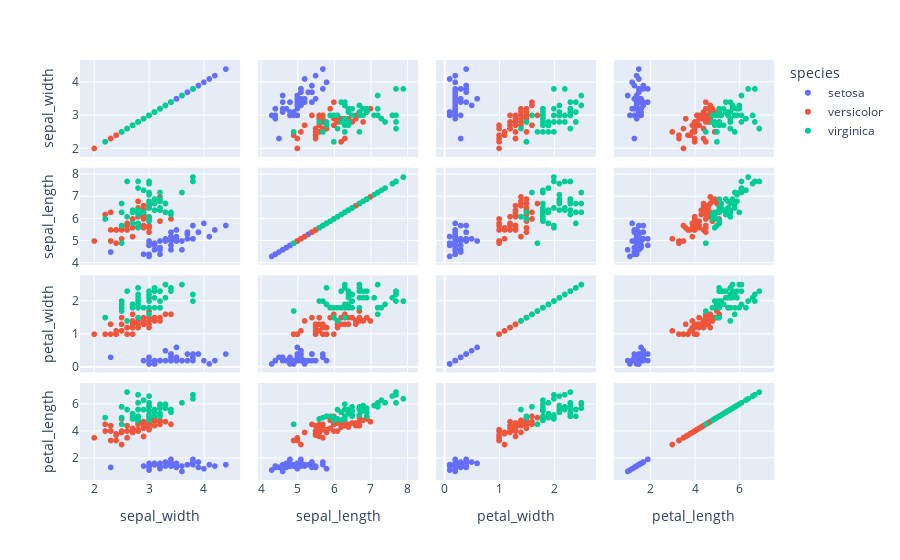

Notebook source saved alongside this figure:
### Code cell
df = px.data.iris()
fig = px.scatter_matrix(df,dimensions=['sepal_width','sepal_length','petal_width','petal_length'],
                        color='species',hover_name="species")
fig.show()

### Figure 1 — Plotly figure (JSON) as saved in the notebook; plotly's stock layout.template omitted (floating-point values rounded to 4 significant figures)
{"data": [{"dimensions": [{"axis": {"matches": true}, "label": "sepal_width", "values": [3.5, 3, 3.2, 3.1, 3.6, 3.9, 3.4, 3.4, 2.9, 3.1, 3.7, 3.4, 3, 3, 4, 4.4, 3.9, 3.5, 3.8, 3.8, 3.4, 3.7, 3.6, 3.3, 3.4, 3, 3.4, 3.5, 3.4, 3.2, 3.1, 3.4, 4.1, 4.2, 3.1, 3.2, 3.5, 3.1, 3, 3.4, 3.5, 2.3, 3.2, 3.5, 3.8, 3, 3.8, 3.2, 3.7, 3.3]}, {"axis": {"matches": true}, "label": "sepal_length", "values": [5.1, 4.9, 4.7, 4.6, 5, 5.4, 4.6, 5, 4.4, 4.9, 5.4, 4.8, 4.8, 4.3, 5.8, 5.7, 5.4, 5.1, 5.7, 5.1, 5.4, 5.1, 4.6, 5.1, 4.8, 5, 5, 5.2, 5.2, 4.7, 4.8, 5.4, 5.2, 5.5, 4.9, 5, 5.5, 4.9, 4.4, 5.1, 5, 4.5, 4.4, 5, 5.1, 4.8, 5.1, 4.6, 5.3, 5]}, {"axis": {"matches": true}, "label": "petal_width", "values": [0.2, 0.2, 0.2, 0.2, 0.2, 0.4, 0.3, 0.2, 0.2, 0.1, 0.2, 0.2, 0.1, 0.1, 0.2, 0.4, 0.4, 0.3, 0.3, 0.3, 0.2, 0.4, 0.2, 0.5, 0.2, 0.2, 0.4, 0.2, 0.2, 0.2, 0.2, 0.4, 0.1, 0.2, 0.1, 0.2, 0.2, 0.1, 0.2, 0.2, 0.3, 0.3, 0.2, 0.6, 0.4, 0.3, 0.2, 0.2, 0.2, 0.2]}, {"axis": {"matches": true}, "label": "petal_length", "values": [1.4, 1.4, 1.3, 1.5, 1.4, 1.7, 1.4, 1.5, 1.4, 1.5, 1.5, 1.6, 1.4, 1.1, 1.2, 1.5, 1.3, 1.4, 1.7, 1.5, 1.7, 1.5, 1, 1.7, 1.9, 1.6, 1.6, 1.5, 1.4, 1.6, 1.6, 1.5, 1.5, 1.4, 1.5, 1.2, 1.3, 1.5, 1.3, 1.5, 1.3, 1.3, 1.3, 1.6, 1.9, 1.4, 1.6, 1.4, 1.5, 1.4]}], "hovertemplate": "<b>%{hovertext}</b><br><br>species=setosa<br>%{xaxis.title.text}=%{x}<br>%{yaxis.title.text}=%{y}<extra></extra>", "hovertext": ["setosa", "setosa", "setosa", "setosa", "setosa", "setosa", "setosa", "setosa", "setosa", "setosa", "setosa", "setosa", "setosa", "setosa", "setosa", "setosa", "setosa", "setosa", "setosa", "setosa", "setosa", "setosa", "setosa", "setosa", "setosa", "setosa", "setosa", "setosa", "setosa", "setosa", "setosa", "setosa", "setosa", "setosa", "setosa", "setosa", "setosa", "setosa", "setosa", "setosa", "setosa", "setosa", "setosa", "setosa", "setosa", "setosa", "setosa", "setosa", "setosa", "setosa"], "legendgroup": "setosa", "marker": {"color": "#636efa", "symbol": "circle"}, "name": "setosa", "showlegend": true, "type": "splom"}, {"dimensions": [{"axis": {"matches": true}, "label": "sepal_width", "values": [3.2, 3.2, 3.1, 2.3, 2.8, 2.8, 3.3, 2.4, 2.9, 2.7, 2, 3, 2.2, 2.9, 2.9, 3.1, 3, 2.7, 2.2, 2.5, 3.2, 2.8, 2.5, 2.8, 2.9, 3, 2.8, 3, 2.9, 2.6, 2.4, 2.4, 2.7, 2.7, 3, 3.4, 3.1, 2.3, 3, 2.5, 2.6, 3, 2.6, 2.3, 2.7, 3, 2.9, 2.9, 2.5, 2.8]}, {"axis": {"matches": true}, "label": "sepal_length", "values": [7, 6.4, 6.9, 5.5, 6.5, 5.7, 6.3, 4.9, 6.6, 5.2, 5, 5.9, 6, 6.1, 5.6, 6.7, 5.6, 5.8, 6.2, 5.6, 5.9, 6.1, 6.3, 6.1, 6.4, 6.6, 6.8, 6.7, 6, 5.7, 5.5, 5.5, 5.8, 6, 5.4, 6, 6.7, 6.3, 5.6, 5.5, 5.5, 6.1, 5.8, 5, 5.6, 5.7, 5.7, 6.2, 5.1, 5.7]}, {"axis": {"matches": true}, "label": "petal_width", "values": [1.4, 1.5, 1.5, 1.3, 1.5, 1.3, 1.6, 1, 1.3, 1.4, 1, 1.5, 1, 1.4, 1.3, 1.4, 1.5, 1, 1.5, 1.1, 1.8, 1.3, 1.5, 1.2, 1.3, 1.4, 1.4, 1.7, 1.5, 1, 1.1, 1, 1.2, 1.6, 1.5, 1.6, 1.5, 1.3, 1.3, 1.3, 1.2, 1.4, 1.2, 1, 1.3, 1.2, 1.3, 1.3, 1.1, 1.3]}, {"axis": {"matches": true}, "label": "petal_length", "values": [4.7, 4.5, 4.9, 4, 4.6, 4.5, 4.7, 3.3, 4.6, 3.9, 3.5, 4.2, 4, 4.7, 3.6, 4.4, 4.5, 4.1, 4.5, 3.9, 4.8, 4, 4.9, 4.7, 4.3, 4.4, 4.8, 5, 4.5, 3.5, 3.8, 3.7, 3.9, 5.1, 4.5, 4.5, 4.7, 4.4, 4.1, 4, 4.4, 4.6, 4, 3.3, 4.2, 4.2, 4.2, 4.3, 3, 4.1]}], "hovertemplate": "<b>%{hovertext}</b><br><br>species=versicolor<br>%{xaxis.title.text}=%{x}<br>%{yaxis.title.text}=%{y}<extra></extra>", "hovertext": ["versicolor", "versicolor", "versicolor", "versicolor", "versicolor", "versicolor", "versicolor", "versicolor", "versicolor", "versicolor", "versicolor", "versicolor", "versicolor", "versicolor", "versicolor", "versicolor", "versicolor", "versicolor", "versicolor", "versicolor", "versicolor", "versicolor", "versicolor", "versicolor", "versicolor", "versicolor", "versicolor", "versicolor", "versicolor", "versicolor", "versicolor", "versicolor", "versicolor", "versicolor", "versicolor", "versicolor", "versicolor", "versicolor", "versicolor", "versicolor", "versicolor", "versicolor", "versicolor", "versicolor", "versicolor", "versicolor", "versicolor", "versicolor", "versicolor", "versicolor"], "legendgroup": "versicolor", "marker": {"color": "#EF553B", "symbol": "circle"}, "name": "versicolor", "showlegend": true, "type": "splom"}, {"dimensions": [{"axis": {"matches": true}, "label": "sepal_width", "values": [3.3, 2.7, 3, 2.9, 3, 3, 2.5, 2.9, 2.5, 3.6, 3.2, 2.7, 3, 2.5, 2.8, 3.2, 3, 3.8, 2.6, 2.2, 3.2, 2.8, 2.8, 2.7, 3.3, 3.2, 2.8, 3, 2.8, 3, 2.8, 3.8, 2.8, 2.8, 2.6, 3, 3.4, 3.1, 3, 3.1, 3.1, 3.1, 2.7, 3.2, 3.3, 3, 2.5, 3, 3.4, 3]}, {"axis": {"matches": true}, "label": "sepal_length", "values": [6.3, 5.8, 7.1, 6.3, 6.5, 7.6, 4.9, 7.3, 6.7, 7.2, 6.5, 6.4, 6.8, 5.7, 5.8, 6.4, 6.5, 7.7, 7.7, 6, 6.9, 5.6, 7.7, 6.3, 6.7, 7.2, 6.2, 6.1, 6.4, 7.2, 7.4, 7.9, 6.4, 6.3, 6.1, 7.7, 6.3, 6.4, 6, 6.9, 6.7, 6.9, 5.8, 6.8, 6.7, 6.7, 6.3, 6.5, 6.2, 5.9]}, {"axis": {"matches": true}, "label": "petal_width", "values": [2.5, 1.9, 2.1, 1.8, 2.2, 2.1, 1.7, 1.8, 1.8, 2.5, 2, 1.9, 2.1, 2, 2.4, 2.3, 1.8, 2.2, 2.3, 1.5, 2.3, 2, 2, 1.8, 2.1, 1.8, 1.8, 1.8, 2.1, 1.6, 1.9, 2, 2.2, 1.5, 1.4, 2.3, 2.4, 1.8, 1.8, 2.1, 2.4, 2.3, 1.9, 2.3, 2.5, 2.3, 1.9, 2, 2.3, 1.8]}, {"axis": {"matches": true}, "label": "petal_length", "values": [6, 5.1, 5.9, 5.6, 5.8, 6.6, 4.5, 6.3, 5.8, 6.1, 5.1, 5.3, 5.5, 5, 5.1, 5.3, 5.5, 6.7, 6.9, 5, 5.7, 4.9, 6.7, 4.9, 5.7, 6, 4.8, 4.9, 5.6, 5.8, 6.1, 6.4, 5.6, 5.1, 5.6, 6.1, 5.6, 5.5, 4.8, 5.4, 5.6, 5.1, 5.1, 5.9, 5.7, 5.2, 5, 5.2, 5.4, 5.1]}], "hovertemplate": "<b>%{hovertext}</b><br><br>species=virginica<br>%{xaxis.title.text}=%{x}<br>%{yaxis.title.text}=%{y}<extra></extra>", "hovertext": ["virginica", "virginica", "virginica", "virginica", "virginica", "virginica", "virginica", "virginica", "virginica", "virginica", "virginica", "virginica", "virginica", "virginica", "virginica", "virginica", "virginica", "virginica", "virginica", "virginica", "virginica", "virginica", "virginica", "virginica", "virginica", "virginica", "virginica", "virginica", "virginica", "virginica", "virginica", "virginica", "virginica", "virginica", "virginica", "virginica", "virginica", "virginica", "virginica", "virginica", "virginica", "virginica", "virginica", "virginica", "virginica", "virginica", "virginica", "virginica", "virginica", "virginica"], "legendgroup": "virginica", "marker": {"color": "#00cc96", "symbol": "circle"}, "name": "virginica", "showlegend": true, "type": "splom"}], "layout": {"dragmode": "select", "legend": {"title": {"text": "species"}, "tracegroupgap": 0}, "margin": {"t": 60}}}
